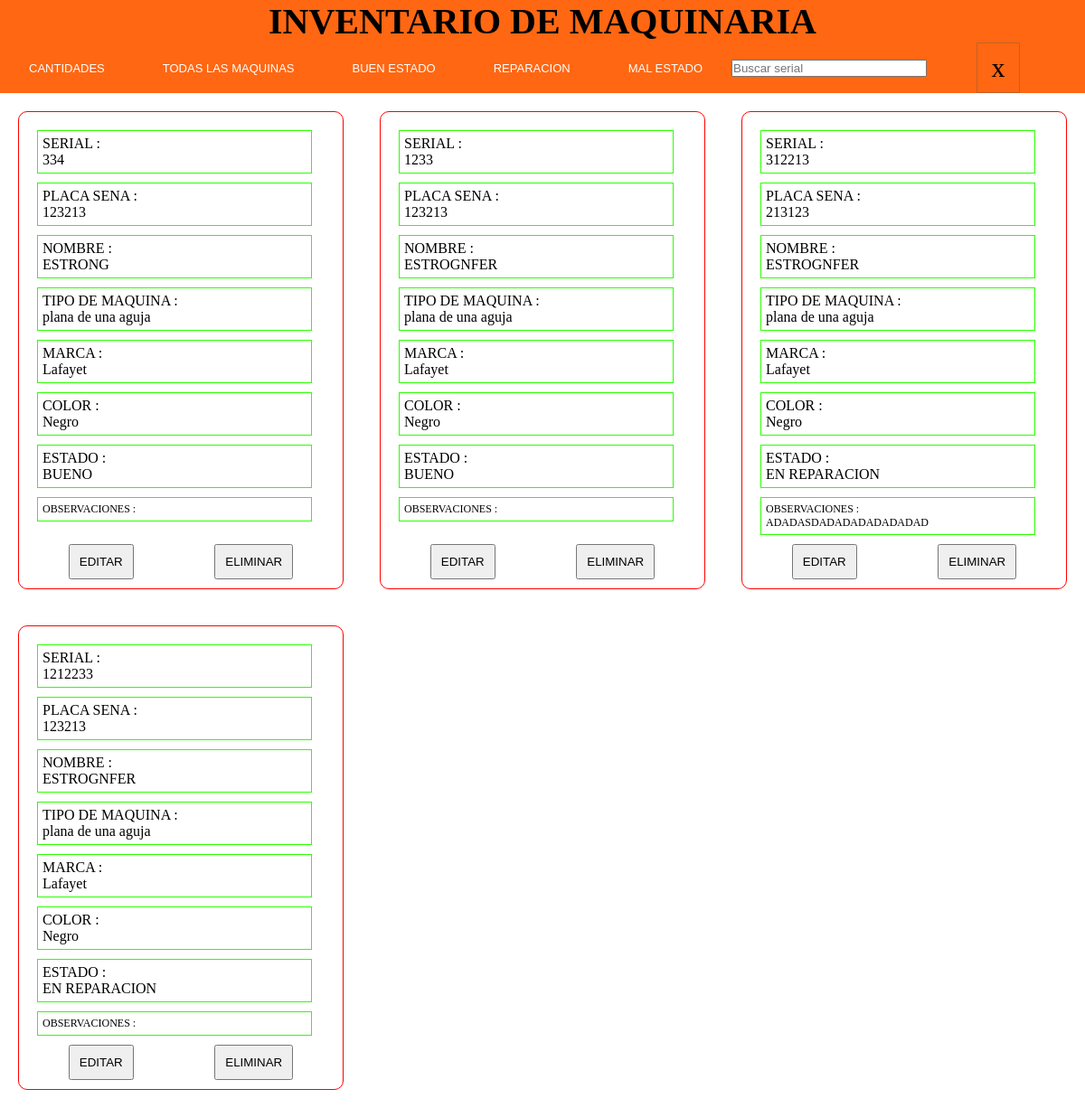
The app's page /inventarios/maquinaria.php (signed in), older data.
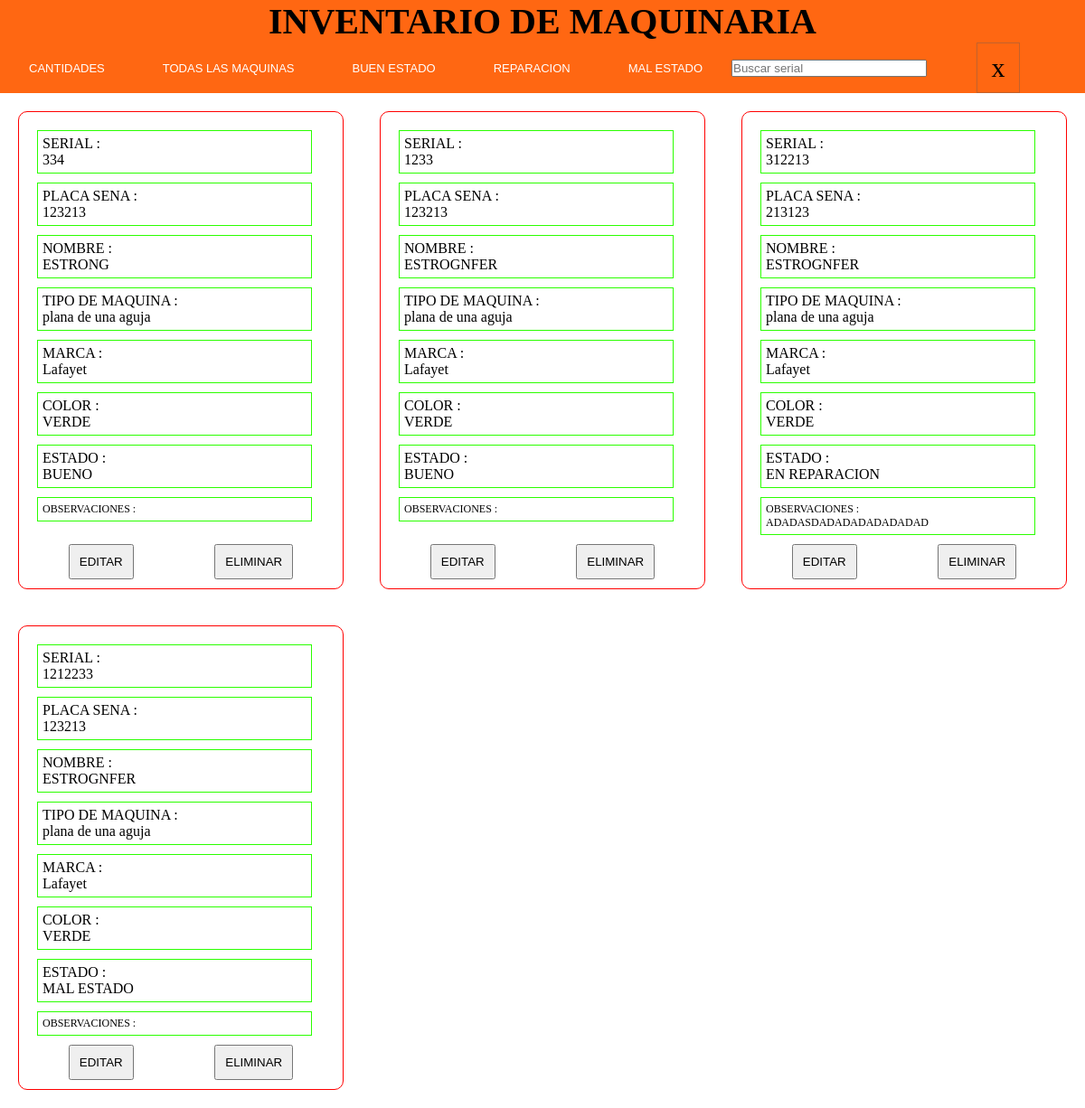
The same page, newer data.
### tables this page shows
CREATE TABLE `maquinaria` (
  `SERIAL_MAQUINARIA` int(11) NOT NULL,
  `PLACA_SENA` varchar(11) NOT NULL,
  `NOM_MAQUINARIA` varchar(30) NOT NULL,
  `ID_TIP_MAQUINARIA` int(2) NOT NULL,
  `ID_MARCA` int(11) NOT NULL,
  `ID_COLOR` int(11) NOT NULL,
  `ID_ESTADO` int(2) NOT NULL,
  `OBSERVACIONES` varchar(600) DEFAULT NULL
);

CREATE TABLE `color` (
  `ID_COLOR` int(11) NOT NULL,
  `NOM_COLOR` varchar(30) NOT NULL
);

CREATE TABLE `estado` (
  `ID_ESTADO` int(2) NOT NULL,
  `NOM_ESTADO` varchar(30) NOT NULL
);

CREATE TABLE `tipo_maquina` (
  `ID_TIP_MAQUINARIA` int(2) NOT NULL,
  `NOM_TIP_MAQUINARIA` varchar(30) NOT NULL
);

CREATE TABLE `marca` (
  `ID_MARCA` int(11) NOT NULL,
  `NOM_MARCA` varchar(30) NOT NULL,
  `ID_TIP_MARCA` int(11) NOT NULL
);

### inventarios/maquinaria.php (the view, shortened to what this page needs)
<?php
require_once('../php/conections/conexion.php');
?>
<!DOCTYPE html>
<html lang="en">
<head>
    <link rel="stylesheet" href="../css/inventarios/maquinaria.css">
</head>
<body>
    <header>
        <div class="titulohea">
            <h1>INVENTARIO DE MAQUINARIA</h1>
        </div>
        <div class="contenedorbotonesCrear">
            <div class="btn-m-users">
                <form action="" method="post" id="">
                    <button id="cantidad" >CANTIDADES</button>
                </form>
                <form action="" method="post">
                    <button id="todo">TODAS LAS MAQUINAS</button>
                </form>
                <form action="" method="post">
                    <button id="buen_estado">BUEN ESTADO</button>
                </form>
                <form action="" method="post">
                    <button id="reparacion">REPARACION</button>
                </form>
                <form action="" method="post">
                    <button id="mal_estado">MAL ESTADO</button>
                </form>
                <form action="" method="POST" id="buscador_serial" class="buscarmaquinaria">
                    <input type="number" name="serialb" id="serial" placeholder="Buscar serial">
                </form>
            </div>
            <div class="iconouserr">
                <a href="../users/admin/admin.php">
                    <div>x </div>
                </a>
            </div>
        </div>
    </header>
    <main>
        <div class="contenedorCajaInventario">
                <?php
                $consulta = "SELECT SERIAL_MAQUINARIA,PLACA_SENA,NOM_MAQUINARIA,tipo_maquina.NOM_TIP_MAQUINARIA,marca.NOM_MARCA,color.NOM_COLOR,estado.NOM_ESTADO,OBSERVACIONES FROM maquinaria,tipo_maquina,marca,color,estado where maquinaria.ID_TIP_MAQUINARIA=tipo_maquina.ID_TIP_MAQUINARIA and maquinaria.ID_MARCA=marca.ID_MARCA and maquinaria.ID_COLOR=color.ID_COLOR and maquinaria.ID_ESTADO=estado.ID_ESTADO AND maquinaria.SERIAL_MAQUINARIA !=0";
                $consulta_inve = mysqli_query($connection,$consulta);
                foreach ($consulta_inve as $maquinaria){
                ?>
                <div class="contentdocumentosotras">
                    <div class="documentosotras" >
                        <div>SERIAL :<p> <?=$maquinaria["SERIAL_MAQUINARIA"]?> </p></div>
                        <div>PLACA SENA  :<p> <?=$maquinaria["PLACA_SENA"]?></p></div>
                        <div>NOMBRE :<p> <?=$maquinaria["NOM_MAQUINARIA"]?> </p></div>
                        <div>TIPO DE MAQUINA :<p> <?=$maquinaria["NOM_TIP_MAQUINARIA"]?> </p></div>
                        <div>MARCA :<p> <?=$maquinaria["NOM_MARCA"]?></p></div>
                        <div>COLOR :<p> <?=$maquinaria["NOM_COLOR"]?></p></div>
                        <div>ESTADO :<p> <?=$maquinaria["NOM_ESTADO"]?></p></div>
                        <div class="observacioneste">OBSERVACIONES :<p> <?=$maquinaria["OBSERVACIONES"]?></p></div>
                    </div>
                    <div class="contentGeneralBtns">
                        <div>
                            <form action="" method="post" id="" >
                                <button class="editar" >EDITAR</button>
                            </form>
                        </div>
                        <div>
                            <form action="" method="post" id="" >
                                <button class="eliminar" >ELIMINAR</button>
                            </form>
                        </div>
                    </div>
                </div>
                <?php
                }
                ?>
      </div>
    </main>
</body>
</html>

Row changes from the older to the newer data that the page shows:
changed through a linked row, maquinaria "ESTRONG": ID_COLOR.NOM_COLOR "Negro" → "VERDE"
changed through a linked row, maquinaria id 1233: ID_COLOR.NOM_COLOR "Negro" → "VERDE"
changed through a linked row, maquinaria "ADADASDADADADADADADAD": ID_COLOR.NOM_COLOR "Negro" → "VERDE"
changed maquinaria id 1212233: ID_COLOR.NOM_COLOR "Negro" → "VERDE"; ID_ESTADO.NOM_ESTADO "EN REPARACION" → "MAL ESTADO"
